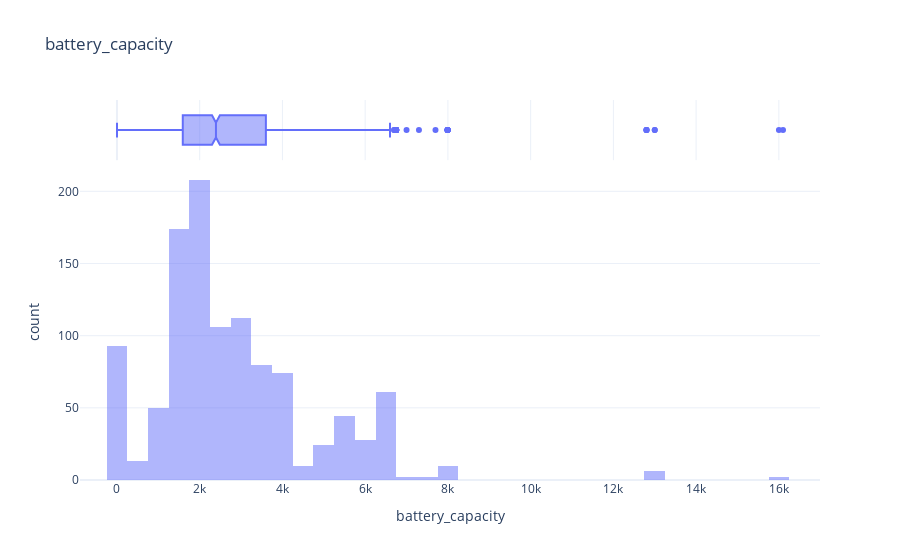
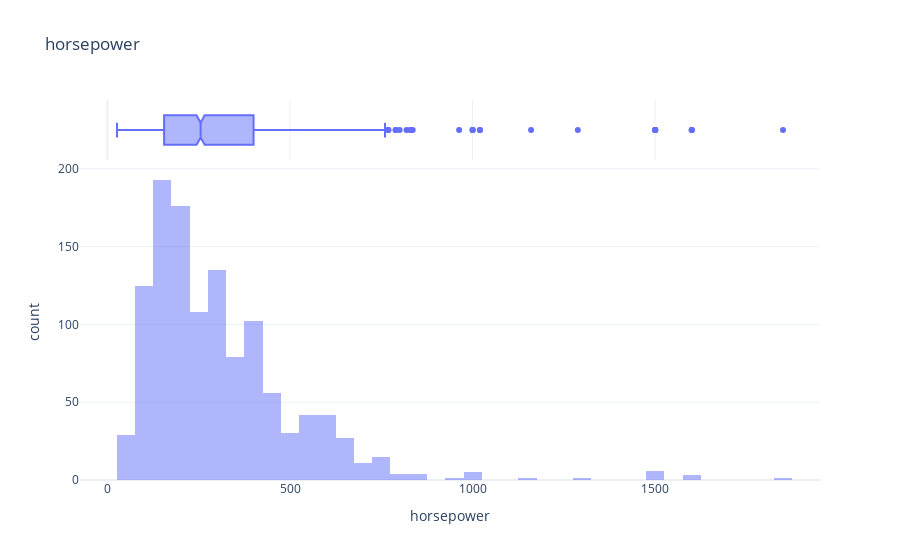
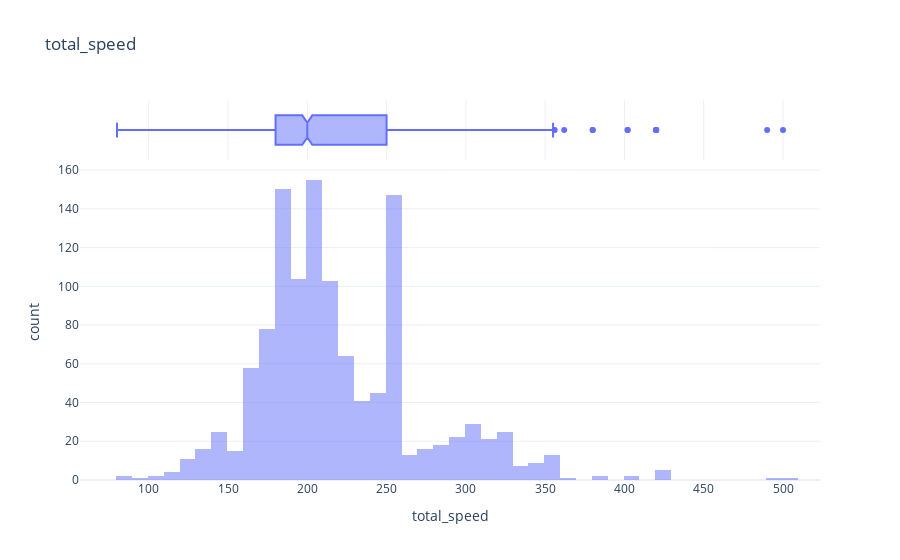
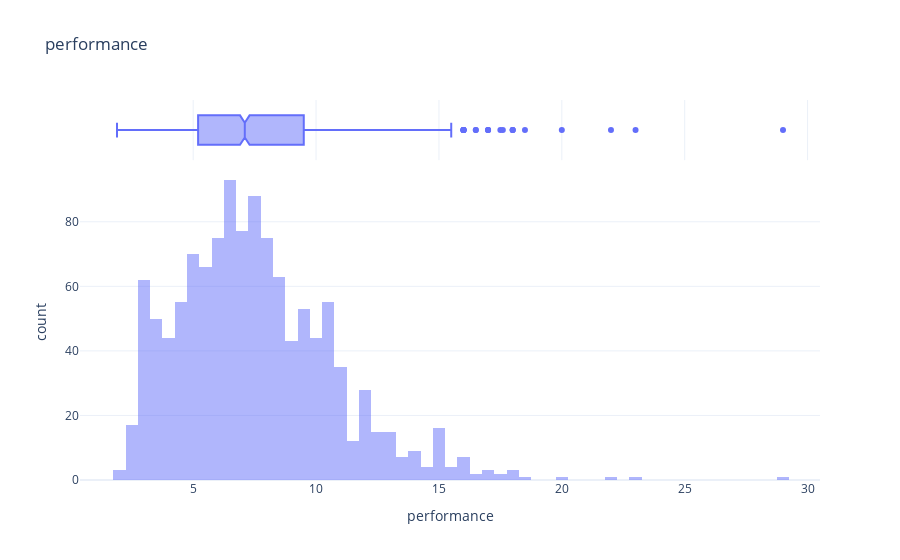

The notebook cell these images were saved under, in order:
### Code cell
# Boxplots for numerical features
for col in numerical_features:
    fig = px.histogram(df, x=col,
                title=f"{col} ",
                marginal="box",
                template="plotly_white",
                barmode="overlay", color_discrete_sequence=['#636EFA', '#EF553B'])
    fig.show()

### Figure 1 — Plotly figure (JSON) as saved in the notebook; plotly's stock layout.template omitted (floating-point values rounded to 4 significant figures; data arrays with more than 128 entries replaced by an {"elided": "..."} marker saying what was removed)
{"data": [{"bingroup": "x", "hovertemplate": "battery_capacity=%{x}<br>count=%{y}<extra></extra>", "legendgroup": "", "marker": {"color": "#636EFA", "opacity": 0.5, "pattern": {"shape": ""}}, "name": "", "orientation": "v", "showlegend": false, "type": "histogram", "x": {"elided": "1206 float values"}, "xaxis": "x", "yaxis": "y"}, {"hovertemplate": "battery_capacity=%{x}<extra></extra>", "legendgroup": "", "marker": {"color": "#636EFA"}, "name": "", "notched": true, "showlegend": false, "type": "box", "x": {"elided": "1206 float values"}, "xaxis": "x2", "yaxis": "y2"}], "layout": {"barmode": "overlay", "legend": {"tracegroupgap": 0}, "title": {"text": "battery_capacity "}, "xaxis": {"anchor": "y", "domain": [0, 1], "title": {"text": "battery_capacity"}}, "xaxis2": {"anchor": "y2", "domain": [0, 1], "matches": "x", "showgrid": true, "showticklabels": false}, "yaxis": {"anchor": "x", "domain": [0, 0.8316], "title": {"text": "count"}}, "yaxis2": {"anchor": "x2", "domain": [0.8416, 1], "matches": "y2", "showgrid": false, "showline": false, "showticklabels": false, "ticks": ""}}}

### Figure 2 — Plotly figure (JSON) as saved in the notebook; plotly's stock layout.template omitted (floating-point values rounded to 4 significant figures; data arrays with more than 128 entries replaced by an {"elided": "..."} marker saying what was removed)
{"data": [{"bingroup": "x", "hovertemplate": "horsepower=%{x}<br>count=%{y}<extra></extra>", "legendgroup": "", "marker": {"color": "#636EFA", "opacity": 0.5, "pattern": {"shape": ""}}, "name": "", "orientation": "v", "showlegend": false, "type": "histogram", "x": {"elided": "1206 float values"}, "xaxis": "x", "yaxis": "y"}, {"hovertemplate": "horsepower=%{x}<extra></extra>", "legendgroup": "", "marker": {"color": "#636EFA"}, "name": "", "notched": true, "showlegend": false, "type": "box", "x": {"elided": "1206 float values"}, "xaxis": "x2", "yaxis": "y2"}], "layout": {"barmode": "overlay", "legend": {"tracegroupgap": 0}, "title": {"text": "horsepower "}, "xaxis": {"anchor": "y", "domain": [0, 1], "title": {"text": "horsepower"}}, "xaxis2": {"anchor": "y2", "domain": [0, 1], "matches": "x", "showgrid": true, "showticklabels": false}, "yaxis": {"anchor": "x", "domain": [0, 0.8316], "title": {"text": "count"}}, "yaxis2": {"anchor": "x2", "domain": [0.8416, 1], "matches": "y2", "showgrid": false, "showline": false, "showticklabels": false, "ticks": ""}}}

### Figure 3 — Plotly figure (JSON) as saved in the notebook; plotly's stock layout.template omitted (floating-point values rounded to 4 significant figures; data arrays with more than 128 entries replaced by an {"elided": "..."} marker saying what was removed)
{"data": [{"bingroup": "x", "hovertemplate": "total_speed=%{x}<br>count=%{y}<extra></extra>", "legendgroup": "", "marker": {"color": "#636EFA", "opacity": 0.5, "pattern": {"shape": ""}}, "name": "", "orientation": "v", "showlegend": false, "type": "histogram", "x": {"elided": "1206 float values"}, "xaxis": "x", "yaxis": "y"}, {"hovertemplate": "total_speed=%{x}<extra></extra>", "legendgroup": "", "marker": {"color": "#636EFA"}, "name": "", "notched": true, "showlegend": false, "type": "box", "x": {"elided": "1206 float values"}, "xaxis": "x2", "yaxis": "y2"}], "layout": {"barmode": "overlay", "legend": {"tracegroupgap": 0}, "title": {"text": "total_speed "}, "xaxis": {"anchor": "y", "domain": [0, 1], "title": {"text": "total_speed"}}, "xaxis2": {"anchor": "y2", "domain": [0, 1], "matches": "x", "showgrid": true, "showticklabels": false}, "yaxis": {"anchor": "x", "domain": [0, 0.8316], "title": {"text": "count"}}, "yaxis2": {"anchor": "x2", "domain": [0.8416, 1], "matches": "y2", "showgrid": false, "showline": false, "showticklabels": false, "ticks": ""}}}

### Figure 4 — Plotly figure (JSON) as saved in the notebook; plotly's stock layout.template omitted (floating-point values rounded to 4 significant figures; data arrays with more than 128 entries replaced by an {"elided": "..."} marker saying what was removed)
{"data": [{"bingroup": "x", "hovertemplate": "performance=%{x}<br>count=%{y}<extra></extra>", "legendgroup": "", "marker": {"color": "#636EFA", "opacity": 0.5, "pattern": {"shape": ""}}, "name": "", "orientation": "v", "showlegend": false, "type": "histogram", "x": {"elided": "1206 float values"}, "xaxis": "x", "yaxis": "y"}, {"hovertemplate": "performance=%{x}<extra></extra>", "legendgroup": "", "marker": {"color": "#636EFA"}, "name": "", "notched": true, "showlegend": false, "type": "box", "x": {"elided": "1206 float values"}, "xaxis": "x2", "yaxis": "y2"}], "layout": {"barmode": "overlay", "legend": {"tracegroupgap": 0}, "title": {"text": "performance "}, "xaxis": {"anchor": "y", "domain": [0, 1], "title": {"text": "performance"}}, "xaxis2": {"anchor": "y2", "domain": [0, 1], "matches": "x", "showgrid": true, "showticklabels": false}, "yaxis": {"anchor": "x", "domain": [0, 0.8316], "title": {"text": "count"}}, "yaxis2": {"anchor": "x2", "domain": [0.8416, 1], "matches": "y2", "showgrid": false, "showline": false, "showticklabels": false, "ticks": ""}}}
